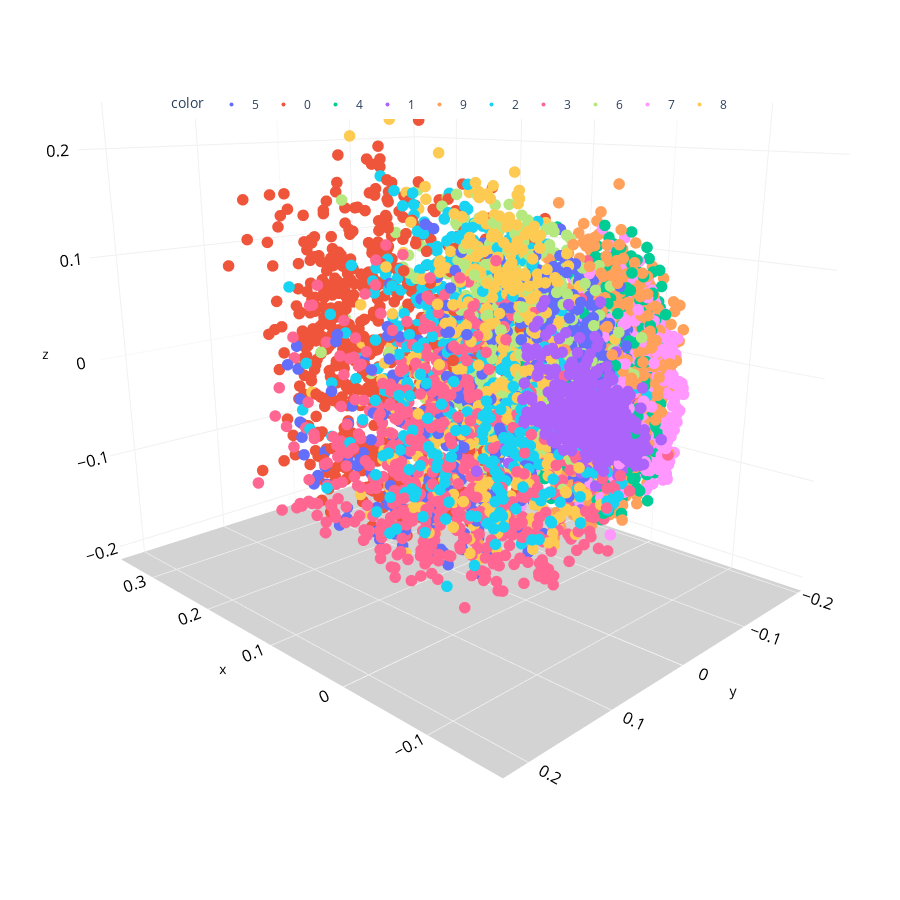

The code cell stored with this chart in its notebook:
### Code cell
### Step 3 - Visualization in a 3D interactive scatter plot
data_visualize(kpca_results,y_train)

### Figure 1 — Plotly figure (JSON) as saved in the notebook; plotly's stock layout.template omitted (floating-point values rounded to 4 significant figures; data arrays with more than 128 entries replaced by an {"elided": "..."} marker saying what was removed)
{"data": [{"hovertemplate": "color=5<br>x=%{x}<br>y=%{y}<br>z=%{z}<extra></extra>", "legendgroup": "5", "marker": {"color": "#636efa", "size": 4, "symbol": "circle"}, "mode": "markers", "name": "5", "scene": "scene", "showlegend": true, "type": "scatter3d", "x": {"elided": "514 float values"}, "y": {"elided": "514 float values"}, "z": {"elided": "514 float values"}}, {"hovertemplate": "color=0<br>x=%{x}<br>y=%{y}<br>z=%{z}<extra></extra>", "legendgroup": "0", "marker": {"color": "#EF553B", "size": 4, "symbol": "circle"}, "mode": "markers", "name": "0", "scene": "scene", "showlegend": true, "type": "scatter3d", "x": {"elided": "592 float values"}, "y": {"elided": "592 float values"}, "z": {"elided": "592 float values"}}, {"hovertemplate": "color=4<br>x=%{x}<br>y=%{y}<br>z=%{z}<extra></extra>", "legendgroup": "4", "marker": {"color": "#00cc96", "size": 4, "symbol": "circle"}, "mode": "markers", "name": "4", "scene": "scene", "showlegend": true, "type": "scatter3d", "x": {"elided": "623 float values"}, "y": {"elided": "623 float values"}, "z": {"elided": "623 float values"}}, {"hovertemplate": "color=1<br>x=%{x}<br>y=%{y}<br>z=%{z}<extra></extra>", "legendgroup": "1", "marker": {"color": "#ab63fa", "size": 4, "symbol": "circle"}, "mode": "markers", "name": "1", "scene": "scene", "showlegend": true, "type": "scatter3d", "x": {"elided": "671 float values"}, "y": {"elided": "671 float values"}, "z": {"elided": "671 float values"}}, {"hovertemplate": "color=9<br>x=%{x}<br>y=%{y}<br>z=%{z}<extra></extra>", "legendgroup": "9", "marker": {"color": "#FFA15A", "size": 4, "symbol": "circle"}, "mode": "markers", "name": "9", "scene": "scene", "showlegend": true, "type": "scatter3d", "x": {"elided": "601 float values"}, "y": {"elided": "601 float values"}, "z": {"elided": "601 float values"}}, {"hovertemplate": "color=2<br>x=%{x}<br>y=%{y}<br>z=%{z}<extra></extra>", "legendgroup": "2", "marker": {"color": "#19d3f3", "size": 4, "symbol": "circle"}, "mode": "markers", "name": "2", "scene": "scene", "showlegend": true, "type": "scatter3d", "x": {"elided": "581 float values"}, "y": {"elided": "581 float values"}, "z": {"elided": "581 float values"}}, {"hovertemplate": "color=3<br>x=%{x}<br>y=%{y}<br>z=%{z}<extra></extra>", "legendgroup": "3", "marker": {"color": "#FF6692", "size": 4, "symbol": "circle"}, "mode": "markers", "name": "3", "scene": "scene", "showlegend": true, "type": "scatter3d", "x": {"elided": "608 float values"}, "y": {"elided": "608 float values"}, "z": {"elided": "608 float values"}}, {"hovertemplate": "color=6<br>x=%{x}<br>y=%{y}<br>z=%{z}<extra></extra>", "legendgroup": "6", "marker": {"color": "#B6E880", "size": 4, "symbol": "circle"}, "mode": "markers", "name": "6", "scene": "scene", "showlegend": true, "type": "scatter3d", "x": {"elided": "608 float values"}, "y": {"elided": "608 float values"}, "z": {"elided": "608 float values"}}, {"hovertemplate": "color=7<br>x=%{x}<br>y=%{y}<br>z=%{z}<extra></extra>", "legendgroup": "7", "marker": {"color": "#FF97FF", "size": 4, "symbol": "circle"}, "mode": "markers", "name": "7", "scene": "scene", "showlegend": true, "type": "scatter3d", "x": {"elided": "651 float values"}, "y": {"elided": "651 float values"}, "z": {"elided": "651 float values"}}, {"hovertemplate": "color=8<br>x=%{x}<br>y=%{y}<br>z=%{z}<extra></extra>", "legendgroup": "8", "marker": {"color": "#FECB52", "size": 4, "symbol": "circle"}, "mode": "markers", "name": "8", "scene": "scene", "showlegend": true, "type": "scatter3d", "x": {"elided": "551 float values"}, "y": {"elided": "551 float values"}, "z": {"elided": "551 float values"}}], "layout": {"height": 900, "legend": {"orientation": "h", "title": {"text": "color"}, "tracegroupgap": 0, "x": 0.5, "xanchor": "center", "y": 0.9, "yanchor": "top"}, "margin": {"b": 0, "l": 0, "r": 0, "t": 0}, "scene": {"camera": {"center": {"x": 0, "y": 0, "z": -0.2}, "eye": {"x": -1.5, "y": 1.5, "z": 0.5}, "up": {"x": 0, "y": 0, "z": 1}}, "domain": {"x": [0, 1], "y": [0, 1]}, "xaxis": {"backgroundcolor": "white", "color": "black", "gridcolor": "#f0f0f0", "tickfont": {"size": 14}, "title": {"font": {"size": 14}, "text": "x"}}, "yaxis": {"backgroundcolor": "white", "color": "black", "gridcolor": "#f0f0f0", "tickfont": {"size": 14}, "title": {"font": {"size": 14}, "text": "y"}}, "zaxis": {"backgroundcolor": "lightgrey", "color": "black", "gridcolor": "#f0f0f0", "tickfont": {"size": 14}, "title": {"font": {"size": 14}, "text": "z"}}}, "showlegend": true, "title": {"text": "Scatter 3D Plot"}, "width": 900}}
